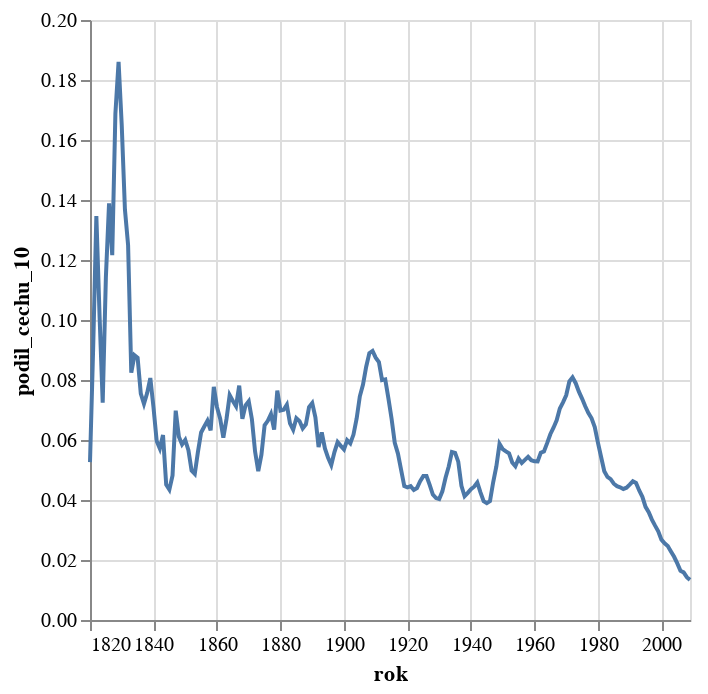

The notebook cell saved with this chart:
### Code cell
alt.Chart(odmlceni.filter(pl.col("rok") < datetime.date(year = 2010, month=1, day=1)).to_pandas()).mark_line().encode(alt.Y("podil_cechu_10:Q"),alt.X('rok:T'))

### Figure 1 — Vega-Lite specification as saved in the notebook (floating-point values rounded to 4 significant figures; data arrays with more than 128 entries replaced by an {"elided": "..."} marker saying what was removed)
{"config": {"view": {"continuousWidth": 300, "continuousHeight": 300}}, "data": {"name": "data-2c73f294398d368126046a0c932f3478"}, "mark": {"type": "line"}, "encoding": {"x": {"field": "rok", "type": "temporal"}, "y": {"field": "podil_cechu_10", "type": "quantitative"}}, "$schema": "https://vega.github.io/schema/vega-lite/v5.8.0.json", "datasets": {"data-2c73f294398d368126046a0c932f3478": {"elided": "190 records"}}}
